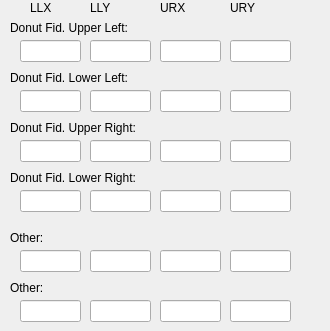
     <widget class="QWidget" name="tab_4">
      <attribute name="title">
       <string>200mm Wafers</string>
      </attribute>
      <widget class="QLineEdit" name="txt200URYK3">
       <property name="geometry">
        <rect>
         <x>230</x>
         <y>140</y>
         <width>61</width>
         <height>22</height>
        </rect>
       </property>
      </widget>
      <widget class="QLineEdit" name="txt200LLYK6">
       <property name="geometry">
        <rect>
         <x>90</x>
         <y>300</y>
         <width>61</width>
         <height>22</height>
        </rect>
       </property>
       <property name="text">
        <string/>
       </property>
      </widget>
      <widget class="QLineEdit" name="txt200URXK3">
       <property name="geometry">
        <rect>
         <x>160</x>
         <y>140</y>
         <width>61</width>
         <height>22</height>
        </rect>
       </property>
      </widget>
      <widget class="QLineEdit" name="txt200LLXK3">
       <property name="geometry">
        <rect>
         <x>20</x>
         <y>140</y>
         <width>61</width>
         <height>22</height>
        </rect>
       </property>
      </widget>
      <widget class="QLineEdit" name="txt200URYK6">
       <property name="geometry">
        <rect>
         <x>230</x>
         <y>300</y>
         <width>61</width>
         <height>22</height>
        </rect>
       </property>
       <property name="text">
        <string/>
       </property>
      </widget>
      <widget class="QLabel" name="label_24">
       <property name="geometry">
        <rect>
         <x>10</x>
         <y>120</y>
         <width>311</width>
         <height>16</height>
        </rect>
       </property>
       <property name="text">
        <string>Donut Fid. Upper Right:</string>
       </property>
      </widget>
      <widget class="QLabel" name="label_25">
       <property name="geometry">
        <rect>
         <x>10</x>
         <y>280</y>
         <width>311</width>
         <height>16</height>
        </rect>
       </property>
       <property name="text">
        <string>Other:</string>
       </property>
      </widget>
      <widget class="QLineEdit" name="txt200URYK1">
       <property name="geometry">
        <rect>
         <x>230</x>
         <y>40</y>
         <width>61</width>
         <height>22</height>
        </rect>
       </property>
      </widget>
      <widget class="QLabel" name="label_26">
       <property name="geometry">
        <rect>
         <x>10</x>
         <y>70</y>
         <width>311</width>
         <height>16</height>
        </rect>
       </property>
       <property name="text">
        <string>Donut Fid. Lower Left:</string>
       </property>
      </widget>
      <widget class="QLineEdit" name="txt200URXK1">
       <property name="geometry">
        <rect>
         <x>160</x>
         <y>40</y>
         <width>61</width>
         <height>22</height>
        </rect>
       </property>
      </widget>
      <widget class="QLabel" name="label_27">
       <property name="geometry">
        <rect>
         <x>160</x>
         <y>0</y>
         <width>31</width>
         <height>16</height>
        </rect>
       </property>
       <property name="text">
        <string>URX</string>
       </property>
      </widget>
      <widget class="QLineEdit" name="txt200LLYK3">
       <property name="geometry">
        <rect>
         <x>90</x>
         <y>140</y>
         <width>61</width>
         <height>22</height>
        </rect>
       </property>
      </widget>
      <widget class="QLineEdit" name="txt200URXK2">
       <property name="geometry">
        <rect>
         <x>160</x>
         <y>90</y>
         <width>61</width>
         <height>22</height>
        </rect>
       </property>
      </widget>
      <widget class="QLineEdit" name="txt200LLXK6">
       <property name="geometry">
        <rect>
         <x>20</x>
         <y>300</y>
         <width>61</width>
         <height>22</height>
        </rect>
       </property>
       <property name="text">
        <string/>
       </property>
      </widget>
      <widget class="QLabel" name="label_28">
       <property name="geometry">
        <rect>
         <x>90</x>
         <y>0</y>
         <width>21</width>
         <height>16</height>
        </rect>
       </property>
       <property name="text">
        <string>LLY</string>
       </property>
      </widget>
      <widget class="QLineEdit" name="txt200URXK5">
       <property name="geometry">
        <rect>
         <x>160</x>
         <y>250</y>
         <width>61</width>
         <height>22</height>
        </rect>
       </property>
       <property name="text">
        <string/>
       </property>
      </widget>
      <widget class="QLineEdit" name="txt200URXK6">
       <property name="geometry">
        <rect>
         <x>160</x>
         <y>300</y>
         <width>61</width>
         <height>22</height>
        </rect>
       </property>
       <property name="text">
        <string/>
       </property>
      </widget>
      <widget class="QLineEdit" name="txt200LLXK5">
       <property name="geometry">
        <rect>
         <x>20</x>
         <y>250</y>
         <width>61</width>
         <height>22</height>
        </rect>
       </property>
       <property name="text">
        <string/>
       </property>
      </widget>
      <widget class="QLabel" name="label_29">
       <property name="geometry">
        <rect>
         <x>10</x>
         <y>20</y>
         <width>311</width>
         <height>16</height>
        </rect>
       </property>
       <property name="text">
        <string>Donut Fid. Upper Left:</string>
       </property>
      </widget>
      <widget class="QLineEdit" name="txt200URYK2">
       <property name="geometry">
        <rect>
         <x>230</x>
         <y>90</y>
         <width>61</width>
         <height>22</height>
        </rect>
       </property>
      </widget>
      <widget class="QLineEdit" name="txt200LLXK4">
       <property name="geometry">
        <rect>
         <x>20</x>
         <y>190</y>
         <width>61</width>
         <height>22</height>
        </rect>
       </property>
       <property name="text">
        <string/>
       </property>
      </widget>
      <widget class="QLineEdit" name="txt200LLYK4">
       <property name="geometry">
        <rect>
         <x>90</x>
         <y>190</y>
         <width>61</width>
         <height>22</height>
        </rect>
       </property>
       <property name="text">
        <string/>
       </property>
      </widget>
      <widget class="QLineEdit" name="txt200URYK4">
       <property name="geometry">
        <rect>
         <x>230</x>
         <y>190</y>
         <width>61</width>
         <height>22</height>
        </rect>
       </property>
       <property name="text">
        <string/>
       </property>
      </widget>
      <widget class="QLineEdit" name="txt200LLYK1">
       <property name="geometry">
        <rect>
         <x>90</x>
         <y>40</y>
         <width>61</width>
         <height>22</height>
        </rect>
       </property>
      </widget>
      <widget class="QLabel" name="label_30">
       <property name="geometry">
        <rect>
         <x>30</x>
         <y>0</y>
         <width>21</width>
         <height>16</height>
        </rect>
       </property>
       <property name="text">
        <string>LLX</string>
       </property>
      </widget>
      <widget class="QLineEdit" name="txt200URXK4">
       <property name="geometry">
        <rect>
         <x>160</x>
         <y>190</y>
         <width>61</width>
         <height>22</height>
        </rect>
       </property>
       <property name="text">
        <string/>
       </property>
      </widget>
      <widget class="QLineEdit" name="txt200LLYK5">
       <property name="geometry">
        <rect>
         <x>90</x>
         <y>250</y>
         <width>61</width>
         <height>22</height>
        </rect>
       </property>
       <property name="text">
        <string/>
       </property>
      </widget>
      <widget class="QLineEdit" name="txt200LLXK1">
       <property name="geometry">
        <rect>
         <x>20</x>
         <y>40</y>
         <width>61</width>
         <height>22</height>
        </rect>
       </property>
      </widget>
      <widget class="QLabel" name="label_31">
       <property name="geometry">
        <rect>
         <x>10</x>
         <y>170</y>
         <width>311</width>
         <height>16</height>
        </rect>
       </property>
       <property name="text">
        <string>Donut Fid. Lower Right:</string>
       </property>
      </widget>
      <widget class="QLineEdit" name="txt200LLYK2">
       <property name="geometry">
        <rect>
         <x>90</x>
         <y>90</y>
         <width>61</width>
         <height>22</height>
        </rect>
       </property>
      </widget>
      <widget class="QLineEdit" name="txt200URYK5">
       <property name="geometry">
        <rect>
         <x>230</x>
         <y>250</y>
         <width>61</width>
         <height>22</height>
        </rect>
       </property>
       <property name="text">
        <string/>
       </property>
      </widget>
      <widget class="QLabel" name="label_32">
       <property name="geometry">
        <rect>
         <x>230</x>
         <y>0</y>
         <width>31</width>
         <height>16</height>
        </rect>
       </property>
       <property name="text">
        <string>URY</string>
       </property>
      </widget>
      <widget class="QLineEdit" name="txt200LLXK2">
       <property name="geometry">
        <rect>
         <x>20</x>
         <y>90</y>
         <width>61</width>
         <height>22</height>
        </rect>
       </property>
      </widget>
      <widget class="QLabel" name="label_33">
       <property name="geometry">
        <rect>
         <x>10</x>
         <y>230</y>
         <width>311</width>
         <height>16</height>
        </rect>
       </property>
       <property name="text">
        <string>Other:</string>
       </property>
      </widget>
     </widget>
